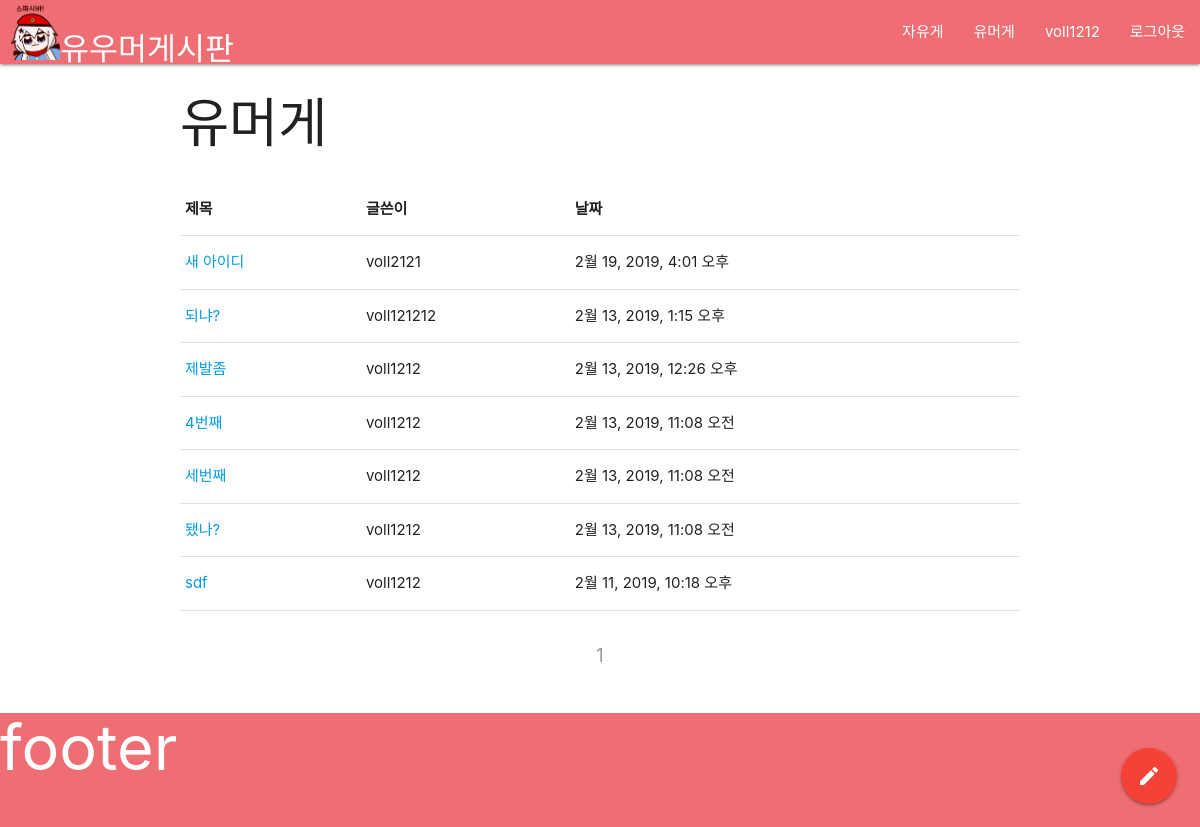
The page /humorboard (signed in) on the database its author committed.
### humorge/models.py (models this page shows, shortened)
class HumorBoard(models.Model):
    author = models.ForeignKey('auth.User', on_delete=models.CASCADE)
    title = models.CharField(max_length=100)
    content = models.TextField()
    date = models.DateTimeField(default=timezone.now)

### humorge/views.py (the view)
# urls.py: path('humorboard', humorboard, name='humorboard'),
def humorboard(request):
    data = HumorBoard.objects.order_by('-date').prefetch_related('humor_comments')
    paginator = Paginator(data, 12)
    page = request.GET.get('page')
    datas = paginator.get_page(page)
    return render(request, 'humorge/humorboard.html', {'datas': datas})

### humorge/templates/humorge/humorboard.html (shortened to what this page needs)
{% extends 'humorge/layout.html' %}
{% block main %}
<div class="container">
  <h2 style="margin-top:30px">유머게</h2>
  <table class="highlight" style="margin-top:30px">
    <thead>
      <tr>
        <th>제목</th>
        <th>글쓴이</th>
        <th>날짜</th>
      </tr>
    </thead>
    <tbody>
      {% for data in datas %}
      <tr>
        <td><a href="{% url 'humorge:humorpostdetail' pk=data.pk %}">{{ data.title }}</a></td>
        {% if data.nickname %}
          <td>{{ data.nickname }}</td>
        {% else %}
          <td>{{ data.author }}</td>
        {% endif %}
        <td>{{ data.date }}</td>
      </tr>
      {% empty %}
        <tr>
          <td>게시글이 없습니다.</td>
          <td></td>
          <td></td>
        </tr>
      {% endfor %}
    </tbody>
  </table>
</div>
{% if user.is_authenticated %}
  <div class="fixed-action-btn">
    <a href="{% url 'humorge:humor_post' %}" class="btn-floating btn-large red">
      <i class="large material-icons">mode_edit</i>
    </a>
  </div>
{% endif %}
<div class="container" style="padding-top:30px">
  <ul class="pagination" style="text-align:center">
    {% for num in datas.paginator.page_range %}
      {% if datas.number == num %}
        <li class="disabled"><a href="?page={{ num }}">{{ num }}</a></li>
      {% elif num > datas.number|add:'-3' and num < datas.number|add:'3' %}
        <li class="waves-effect"><a href="?page={{ num }}">{{ num }}</a></li>
      {% endif %}
    {% endfor %}
  </ul>
</div>
{% endblock %}

### humorge/templates/humorge/header.html
{% block header %}
<header class="page-header">
  <nav>
    <div class="nav-wrapper">
      {% load static %}
      <a href="{% url 'humorge:mainpage' %}" class="brand-logo"><img src="{% static 'img/logo.png' %}" alt="로고" style="height:60px">유우머게시판</a>
      <ul class="right">
        <li><a href="{% url 'humorge:freeboard' %}">자유게</a></li>
        <li><a href="{% url 'humorge:humorboard' %}">유머게</a></li>
        {% if user.is_authenticated %}
        <li><a href="{% url 'humorge:myinfo' pk=user.pk %}">{{user.username}}</a></li>
        <li><a href="{% url 'humorge:logout' %}">로그아웃</a></li>
        {% else %}
        <li><a href="{% url 'humorge:register' %}">회원가입</a></li>
        <li><a href="{% url 'humorge:login' %}">로그인</a></li>
        {% endif %}
      </ul>
    </div>
  </nav>
</header>
{% endblock %}

### humorge/templates/humorge/layout.html (style rules this page uses)
* { padding:0; margin:0 }

### rows shown on the page
HumorBoard: title "새 아이디", author "voll2121", date "2월 19, 2019, 4:01 오후"
HumorBoard: title "되냐?", author "voll121212", date "2월 13, 2019, 1:15 오후"
HumorBoard: title "제발좀", author "voll1212", date "2월 13, 2019, 12:26 오후"
HumorBoard: title "4번째", author "voll1212", date "2월 13, 2019, 11:08 오전"
HumorBoard: title "세번째", author "voll1212", date "2월 13, 2019, 11:08 오전"
HumorBoard: title "됐나?", author "voll1212", date "2월 13, 2019, 11:08 오전"
HumorBoard: title "sdf", author "voll1212", date "2월 11, 2019, 10:18 오후"

### other values the page prints
{{ user.username }} "voll1212"
{{ num }} "1"
